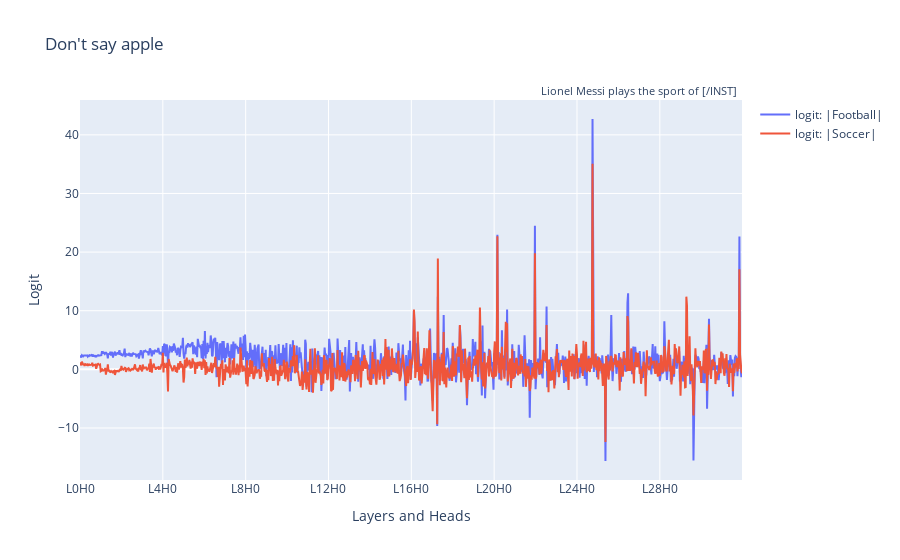
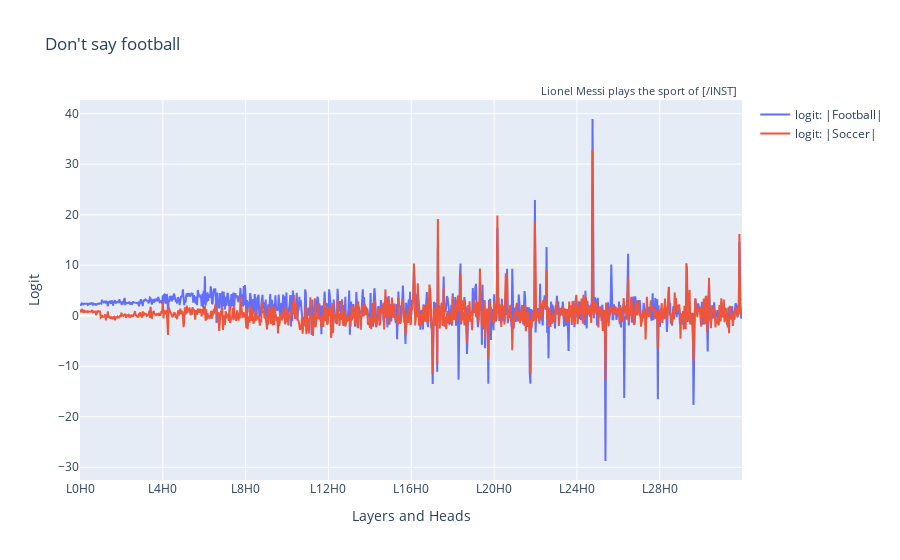

The cell these charts' notebook holds for them, in order:
### Code cell
ld_base = lens_dict["dontsay_base"]
ld_comp = lens_dict["dontsay_competing"]

logits_base = ld_base.get_logits("attn_head", lens_type="tuned")
logits_comp = ld_comp.get_logits("attn_head", lens_type="tuned")

utils.plot_head_data(
    lines=[
        (
            f"logit: |{ld_base.pd.ml_str}|", 
            logits_base[:, ld_base.pd.ml_token]
        ),
        (
            f"logit: |{ld_comp.pd.ml_str}|", 
            logits_base[:, ld_comp.pd.ml_token]
        ),
    ],
    annotation_text=ld_base.pd.prompt.split("\n")[-1],
    title="Don't say apple",
    yaxis_title="Logit",
).show()

utils.plot_head_data(
    lines=[
        (
            f"logit: |{ld_base.pd.ml_str}|", 
            logits_comp[:, ld_base.pd.ml_token]
        ),
        (
            f"logit: |{ld_comp.pd.ml_str}|", 
            logits_comp[:, ld_comp.pd.ml_token]
        ),
    ],
    annotation_text=ld_comp.pd.prompt.split("\n")[-1],
    title="Don't say football",
    yaxis_title="Logit",
).show()

### Figure 1 — Plotly figure (JSON) as saved in the notebook; plotly's stock layout.template omitted (floating-point values rounded to 4 significant figures; data arrays with more than 128 entries replaced by an {"elided": "..."} marker saying what was removed)
{"data": [{"mode": "lines", "name": "logit: |Football|", "type": "scatter", "x": {"elided": "1024 str values"}, "y": {"elided": "1024 float values"}}, {"mode": "lines", "name": "logit: |Soccer|", "type": "scatter", "x": {"elided": "1024 str values"}, "y": {"elided": "1024 float values"}}], "layout": {"annotations": [{"font": {"size": 11}, "showarrow": false, "text": "Lionel Messi plays the sport of [/INST] ", "x": 1, "xref": "paper", "y": 1.05, "yref": "paper"}], "hovermode": "x unified", "showlegend": true, "title": {"text": "Don't say apple"}, "xaxis": {"ticktext": ["L0H0", "L4H0", "L8H0", "L12H0", "L16H0", "L20H0", "L24H0", "L28H0"], "tickvals": [0, 128, 256, 384, 512, 640, 768, 896], "title": {"text": "Layers and Heads"}}, "yaxis": {"title": {"text": "Logit"}}}}

### Figure 2 — Plotly figure (JSON) as saved in the notebook; plotly's stock layout.template omitted (floating-point values rounded to 4 significant figures; data arrays with more than 128 entries replaced by an {"elided": "..."} marker saying what was removed)
{"data": [{"mode": "lines", "name": "logit: |Football|", "type": "scatter", "x": {"elided": "1024 str values"}, "y": {"elided": "1024 float values"}}, {"mode": "lines", "name": "logit: |Soccer|", "type": "scatter", "x": {"elided": "1024 str values"}, "y": {"elided": "1024 float values"}}], "layout": {"annotations": [{"font": {"size": 11}, "showarrow": false, "text": "Lionel Messi plays the sport of [/INST] ", "x": 1, "xref": "paper", "y": 1.05, "yref": "paper"}], "hovermode": "x unified", "showlegend": true, "title": {"text": "Don't say football"}, "xaxis": {"ticktext": ["L0H0", "L4H0", "L8H0", "L12H0", "L16H0", "L20H0", "L24H0", "L28H0"], "tickvals": [0, 128, 256, 384, 512, 640, 768, 896], "title": {"text": "Layers and Heads"}}, "yaxis": {"title": {"text": "Logit"}}}}
